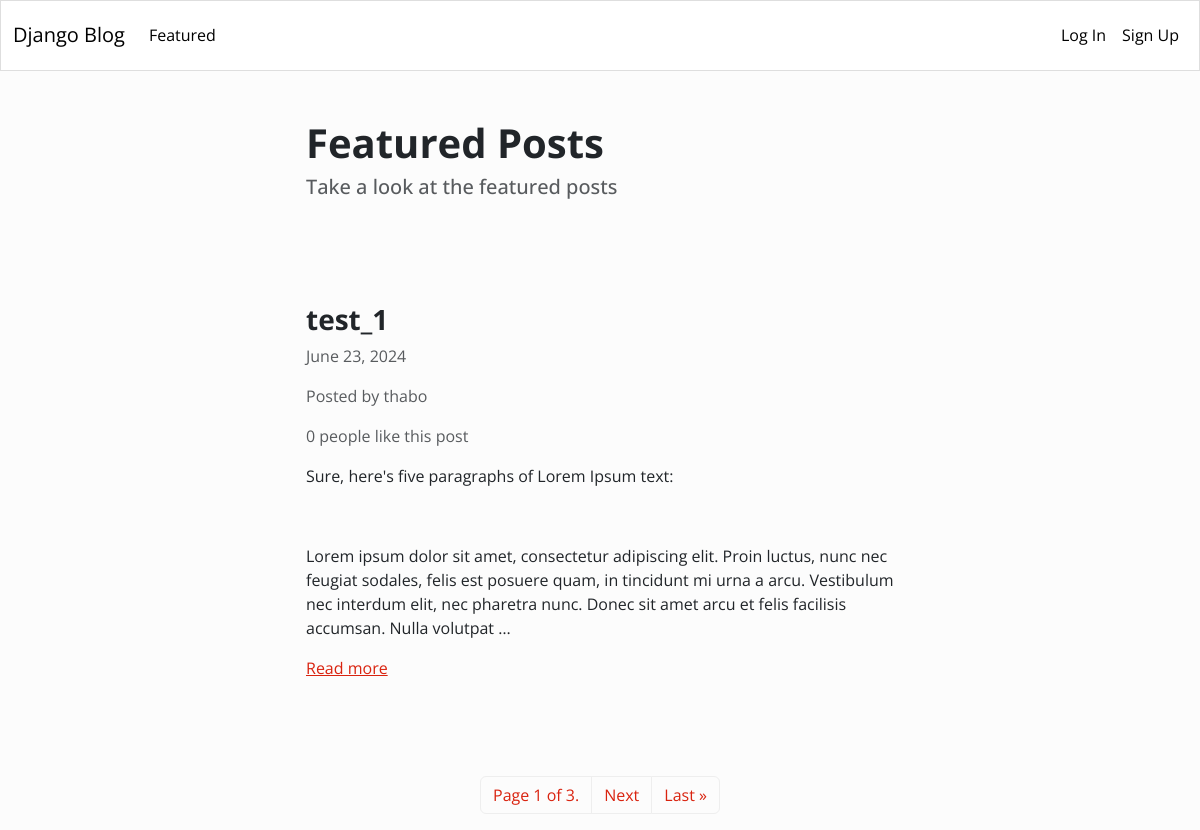
Screenshot of /blog/featured/ with the database file from the repository.
### blog/models.py (models this page shows)
class Article(models.Model):
    title = models.CharField(max_length=255)
    content = HTMLField()
    date = models.DateField(auto_now_add=True)
    author = models.ForeignKey(User, on_delete=models.CASCADE)
    featured = models.BooleanField(default=False)
    likes = models.ManyToManyField(User, related_name='likes', blank=True)

### blog/views.py (the view)
# urls.py: path('featured/', Featured.as_view(), name='featured')
class Featured(ListView):
    model = Article
    queryset = Article.objects.filter(featured=True).order_by('-date')
    template_name = 'blog/featured.html'
    paginate_by = 1

### blog/templates/blog/featured.html (shortened to what this page needs)
{% extends "blog/blog_base.html" %}
{% block content %}
    <div class="row">
        <div class="col-md-6 col-12 mx-md-auto mx-3 mt-5 mb-5">
            <h1 class="fw-bolder">Featured Posts</h1>
            <h5 class="text-muted">Take a look at the featured posts</h5>
        </div>
    </div>
    {% for object in object_list %}
    <div class="row">
        <div class="col-md-6 col-12 mx-md-auto mx-3 mt-5 mb-5">
            <h3 class="fw-bold">{{ object.title }}</h3>
            <p class="text-muted">{{ object.date }}</p>
            <p class="text-muted">Posted by {{ object.author.username }}</p>
            {% if object.likes.count == 1 %}
                <p class="text-muted">{{ object.likes.count }} person likes this post</p>
            {% else %}
                <p class="text-muted">{{ object.likes.count }} people like this post</p>
            {% endif %}
            <div class="my-3">
                {{ object.content|truncatewords_html:50|safe }}
            </div>
            <a href="{% url 'detail_article' object.id %}">Read more</a>
        </div>
    </div>
    {% endfor %}
    <nav>
        <ul class="pagination">
            <div class="mx-auto d-flex flex-row mt-5">
                <li class="page-item">
                    <a href="#" class="page-link">Page {{ page_obj.number }} of {{ page_obj.paginator.num_pages }}.</a>
                </li>
                {% if page_obj.has_next %}
                    <li class="page-item">
                        <a class="page-link" href="?page={{ page_obj.next_page_number }}">Next</a>
                    </li>
                    <li class="page-item">
                        <a href="?page={{ page_obj.paginator.num_pages }}" class="page-link">Last &raquo;</a>
                    </li>
                {% endif %}
            </div>
        </ul>
    </nav>
{% endblock %}

### rows the page displays
Article: title "test_1", date "June 23, 2024", author.username "thabo", likes.count "0", content "Sure, here's five paragraphs of Lorem Ipsum text: Lorem ipsum dolor sit amet, consectetur adipiscing elit. Proin luctus, nunc nec feugiat sodales, felis est posuere quam, in tincidunt mi urna a arcu. Vestibulum nec interdum elit, nec pharetra nunc. Donec sit amet arcu et felis facilisis accumsan. Nulla volutpat …"

### other values shown
{{ page_obj.number }} "1"
{{ page_obj.paginator.num_pages }} "3"
